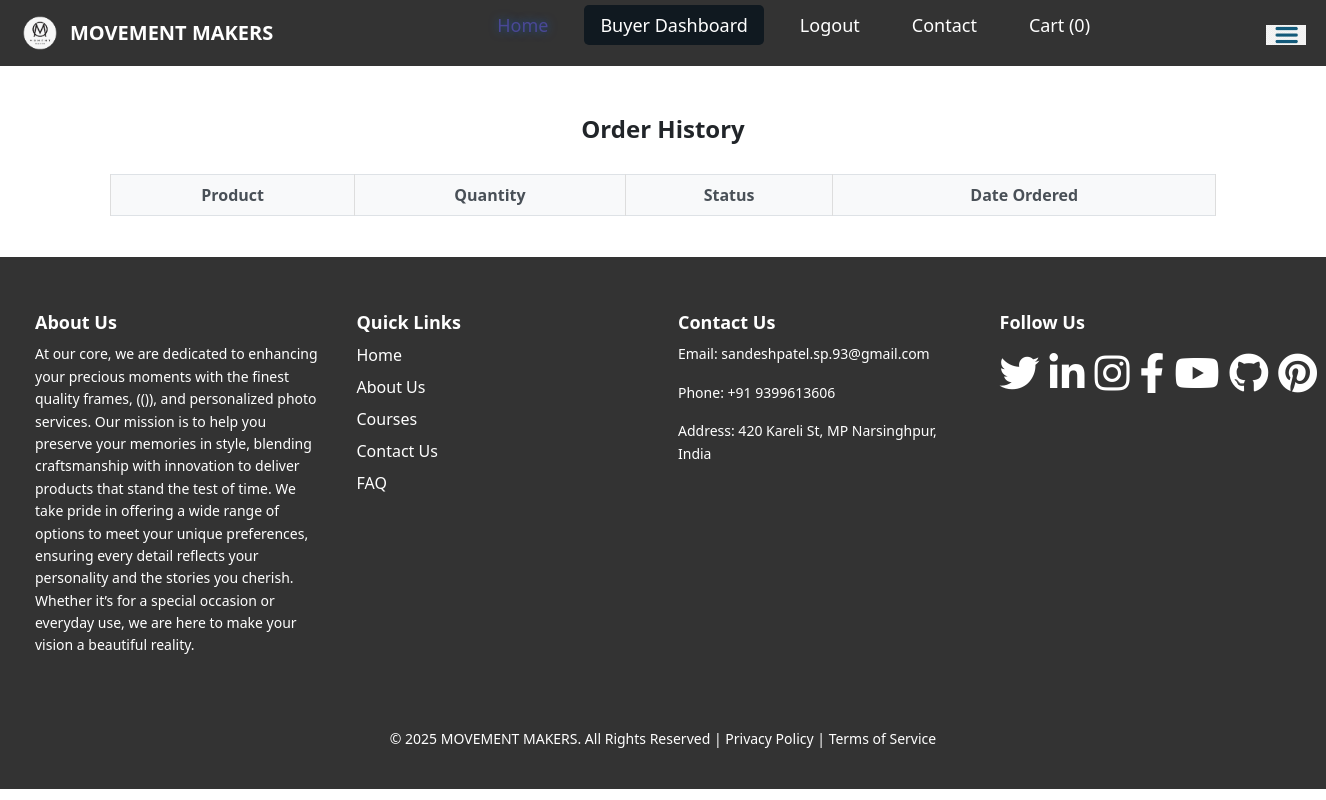
The page /order_history (signed in) on the database as committed earlier.
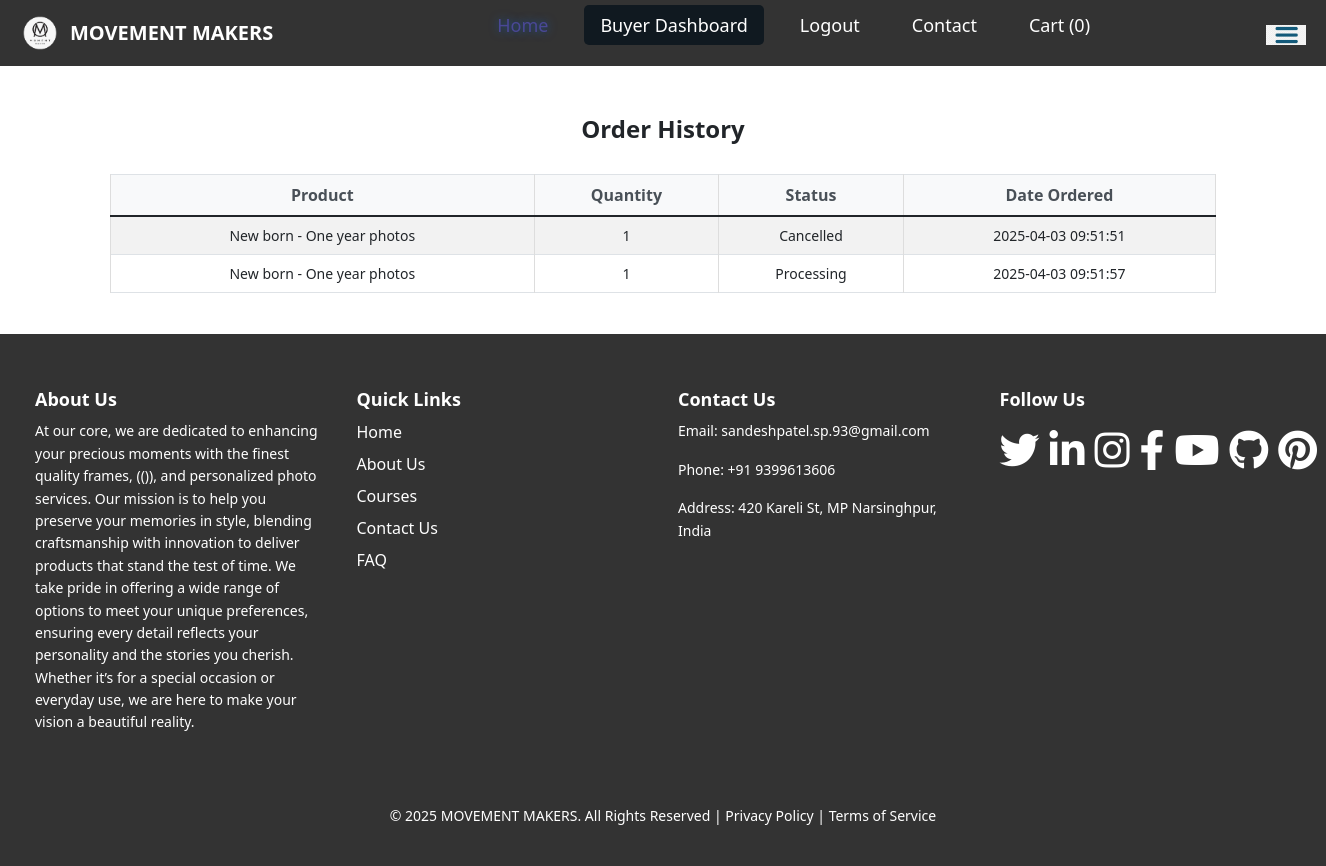
The same page on the database as committed later.
### app.py (models this page shows)
class Order(db.Model):
    id = db.Column(db.Integer, primary_key=True)
    buyer_id = db.Column(db.Integer, db.ForeignKey('user.id'), nullable=False)
    product_id = db.Column(db.Integer, db.ForeignKey('product.id'), nullable=False)
    quantity = db.Column(db.Integer, nullable=False, default=1)
    status = db.Column(db.String(50), default="Processing")  # Order status (Processing, Shipped, Delivered)
    date_ordered = db.Column(db.DateTime, default=db.func.current_timestamp())
    product = db.relationship('Product', backref='orders')

class Product(db.Model):
    id = db.Column(db.Integer, primary_key=True)
    name = db.Column(db.String(100), nullable=False)
    price = db.Column(db.Float, nullable=False)
    description = db.Column(db.Text, nullable=False)
    image_path = db.Column(db.String(255), nullable=True)
    seller_id = db.Column(db.Integer, db.ForeignKey('user.id', ondelete="CASCADE"), nullable=False)
    seller = db.relationship('User', backref=db.backref('products', lazy=True, cascade="all, delete"))

### app.py (the view)
@app.route('/order_history')
@role_required('buyer')
def order_history():
    orders = Order.query.filter_by(buyer_id=session['user_id']).all()
    return render_template('order_history.html', orders=orders)

### app.py (called while the page is built)
def role_required(allowed_roles):
    def wrapper(f):
        @wraps(f)
        def decorated_function(*args, **kwargs):
            if 'logged_in' not in session or session.get('role') not in allowed_roles:
                return redirect(url_for('login'))
            return f(*args, **kwargs)
        return decorated_function
    return wrapper

### templates/order_history.html (shortened to what this page needs)
<!DOCTYPE html>
<html lang="en">
<head>
     {%  include 'header.html' %}
    <link href="https://cdn.jsdelivr.net/npm/bootstrap@5.1.3/dist/css/bootstrap.min.css" rel="stylesheet">
</head>
<body>
    {% include 'navbar.html' %}
    <div class="container">
        <h2 class="mt-4">Order History</h2>
        <table class="table table-bordered table-striped order-history-table">
            <thead class="thead-light">
                <tr>
                    <th>Product</th>
                    <th>Quantity</th>
                    <th>Status</th>
                    <th>Date Ordered</th>
                </tr>
            </thead>
            <tbody>
                {% for order in orders %}
                <tr>
                    <td>{{ order.product.name }}</td>
                    <td>{{ order.quantity }}</td>
                    <td class="status-{{ order.status | lower }}">{{ order.status }}</td>
                    <td>{{ order.date_ordered }}</td>
                </tr>
                {% endfor %}
            </tbody>
        </table>
    </div>
    {% include
        'footer.html' %}
</body>
</html>

### templates/header.html (shortened to what this page needs)
<head>
    <link rel="stylesheet" href="https://cdnjs.cloudflare.com/ajax/libs/font-awesome/5.15.4/css/all.min.css" />
    <link rel="stylesheet" href="{{ url_for('static', filename='style.css') }}" />
</head>

### templates/navbar.html (shortened to what this page needs)
<nav class="navbar">
  <div class="navbar-container">
    <a class="navbar-brand" href="/">
      <img src="/static/uploads/newlogo.png" alt="Logo" class="navbar-logo" />
      <b>MOVEMENT MAKERS</b>
    </a>
    <ul class="navbar-links" id="nav-links">
      <li><a href="/" class="active">Home</a></li>
      {% if session.get('user_id') %}
        <li>
          <a href="{{ url_for(session['role'] + '_dashboard') }}" class="role-link" style="background-color: rgb(16, 25, 32);">
            {{ session['role'].capitalize() }} Dashboard
          </a>
        </li>
        <li>
          <a class="" href="{{ url_for('logout') }}">Logout</a>
        </li>
      {% else %}
        <li><a href="{{ url_for('login') }}" class="">Login</a></li>
      {% endif %}
      <li><a href="/contact">Contact</a></li>
      <li>
        <a href="/cart">
          Cart <span id="cart-count">(0)</span>
        </a>
      </li>
    </ul>
    <div class="hamburger" onclick="toggleMenu()">
      <img
        style="max-width: 40px; max-height: 20px"
        src="/static/OIP.png"
        alt="click me"
      />
    </div>
  </div>
</nav>

### templates/footer.html (shortened to what this page needs)
<footer class="footer">
  <div class="footer-container">
    <div class="footer-column">
      <h4>About Us</h4>
      <p>
        At our core, we are dedicated to enhancing your precious moments with the finest quality frames, (()), and personalized photo services. Our mission is to help you preserve your memories in style, blending craftsmanship with innovation to deliver products that stand the test of time.
        We take pride in offering a wide range of options to meet your unique preferences, ensuring every detail reflects your personality and the stories you cherish. Whether it’s for a special occasion or everyday use, we are here to make your vision a beautiful reality.
      </p>
    </div>
    <div class="footer-column">
      <h4>Quick Links</h4>
      <ul>
        <li><a href="/">Home</a></li>
        <li><a href="#about">About Us</a></li>
        <li><a href="/courses">Courses</a></li>
        <li><a href="https://wa.me/9399613606">Contact Us</a></li>
        <li><a href="#">FAQ</a></li>
      </ul>
    </div>
    <div class="footer-column">
      <h4>Contact Us</h4>
      <p>
        Email:
        <a href="mailto:sandeshpatel.sp.93@gmail.com"
          >sandeshpatel.sp.93@gmail.com</a
        >
      </p>
      <p>Phone: <a href="tel:+919399613606">+91 9399613606</a></p>
      <p>Address: 420 Kareli St, MP Narsinghpur, India</p>
    </div>
    <div class="footer-column">
      <h4>Follow Us</h4>
      <div class="social-icons">
        <a
          href="https://x.com/SandeshPat007?t=teYEP7w9aNZYSYKc0sF7dQ&s=09"
          aria-label="Follow us on Twitter"
        >
          <i class="fab fa-twitter"></i>
        </a>
        <a
          href="https://www.linkedin.com/in/sandesh-patel07"
          aria-label="Follow us on LinkedIn"
        >
          <i class="fab fa-linkedin-in"></i>
        </a>
        <a
          href="https://www.instagram.com/sandesh_patel007"
          aria-label="Follow us on Instagram"
        >
          <i class="fab fa-instagram"></i>
        </a>
        <a
          href="https://www.facebook.com/yourprofile"
          aria-label="Follow us on Facebook"
        >
          <i class="fab fa-facebook-f"></i>
        </a>
        <a
          href="https://www.youtube.com/yourchannel"
          aria-label="Subscribe to our YouTube channel"
        >
          <i class="fab fa-youtube"></i>
        </a>
        <a
          href="https://github.com/yourusername"
          aria-label="Check out our GitHub profile"
        >
          <i class="fab fa-github"></i>
        </a>
        <a
          href="https://www.pinterest.com/yourprofile"
          aria-label="Follow us on Pinterest"
        >
          <i class="fab fa-pinterest"></i>
        </a>
      </div>
    </div>
  </div>
  <div class="footer-bottom">
    <p>
      &copy; 2025 MOVEMENT MAKERS. All Rights Reserved |
      <a href="#">Privacy Policy</a> |
      <a href="#">Terms of Service</a>
    </p>
  </div>
</footer>

### static/style.css (style rules this page uses)
body { padding: 0; margin: 0; }
.navbar { background-color: #333; padding: 10px 20px; display: flex; justify-content: space-between; align-items: center; position: relative; }
.navbar-container { display: flex; justify-content: space-between; width: 100%; align-items: center; }
.navbar-logo { height: 40px; width: auto; margin-right: 10px; }
.navbar-brand { display: flex; align-items: center; color: white; text-decoration: none; font-size: 24px; font-weight: bold; transition: transform 0.3s ease, color 0.3s ease; }
.navbar-links { list-style-type: none; display: flex; gap: 20px; }
.navbar-links li { margin: 0; }
.navbar-links a { color: white; text-decoration: none; padding: 8px 16px; font-size: 18px; border-radius: 5px; transition: background-color 0.3s ease; }
.navbar-links a:hover, .navbar-links a.active { transform: scale(1.1); color: #4a4896; text-shadow: 0 0 10px rgba(0, 123, 255, 0.5); }
body { font-family: Arial, sans-serif; }
.container { width: auto; margin: 0 auto; padding: 20px; border: 5px solid white; }
.container h2 { text-align: center; margin-bottom: 30px; font-size: 24px; font-weight: bold; }
table { width: 100%; border-collapse: collapse; margin-bottom: 20px; }
table th, table td { text-align: center; padding: 12px; border: 1px solid #ddd; }
table th { background-color: #007bff; color: white; font-size: 16px; }
table td { font-size: 14px; }
.footer { background-color: #333; color: #fff; padding: 40px 20px; }
.footer-container { display: flex; flex-wrap: wrap; justify-content: space-between; }
.footer-column { flex: 1; min-width: 220px; margin: 15px; }
.footer-column h4 { font-size: 18px; font-weight: bold; margin-bottom: 10px; }
.footer-column p { font-size: 14px; line-height: 1.6; }
.footer-column a { color: #fff; text-decoration: none; }
.footer-column ul { list-style-type: none; padding: 0; }
.footer-column ul li { margin-bottom: 8px; }
.footer-column .social-icons { display: flex; gap: 10px; }
.footer-column .social-icons a { font-size: 40px; color: #fff; transition: color 0.3s ease; }
.footer-bottom { text-align: center; margin-top: 40px; font-size: 14px; }
.footer-bottom p { margin: 0; }
.footer-bottom a { color: #fff; text-decoration: none; }

### templates/order_history.html (style rules this page uses)
.order-history-table { margin-top: 20px; }
.order-history-table th, .order-history-table td { text-align: center; }
.order-history-table th { background-color: #f8f9fa; color: #495057; }
.order-history-table td { vertical-align: middle; }
.status-cancelled { color: red; }

Rows that differ between the two databases and show on the page:
added Order: product.name "New born - One year photos", quantity "1", status "Cancelled", date_ordered "2025-04-03 09:51:51"
added Order: product.name "New born - One year photos", quantity "1", status "Processing", date_ordered "2025-04-03 09:51:57"
